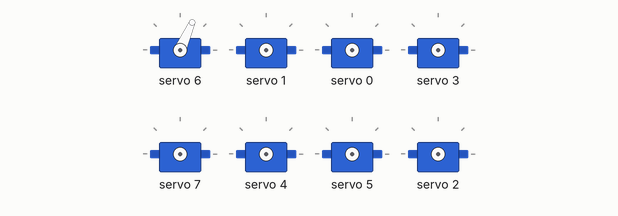
The sketch below on a simulated Arduino Uno, built with avr-gcc and run on an emulated ATmega328P. Parts: 8 × servo.

Above: at 0.05 s.
At 1.4 s:
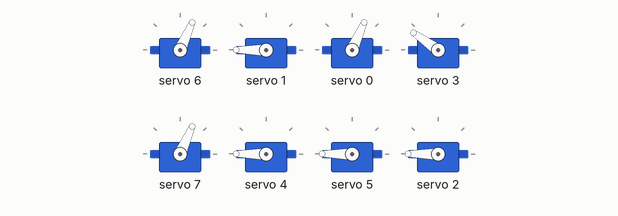
At 2.05 s:
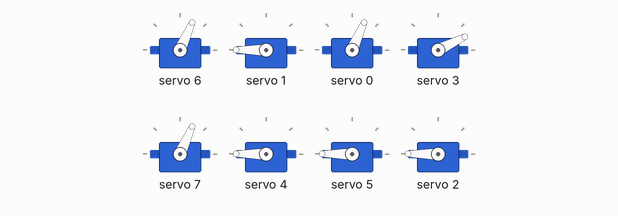
At 2.75 s:
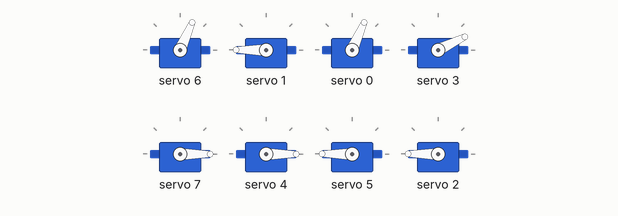
At 4.1 s:
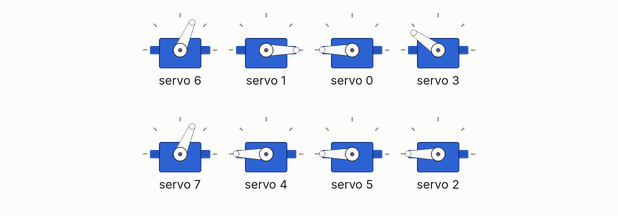
At 5.5 s:
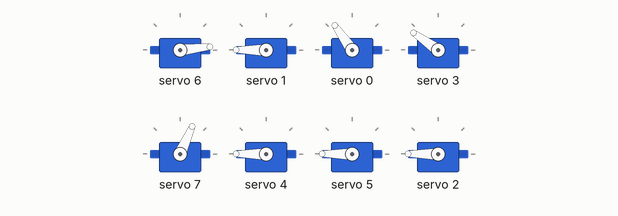
Timing chart, 0 to 7.2 s (numbered marks = the images above):
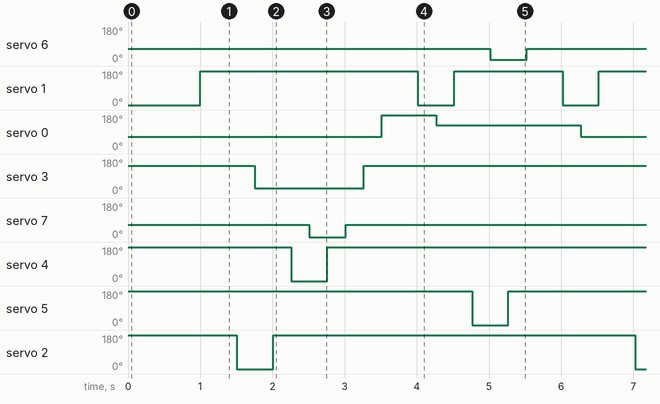

The sketch:

Turning.ino
```cpp
#include <Wire.h>
#include <Adafruit_PWMServoDriver.h>

Adafruit_PWMServoDriver pwm = Adafruit_PWMServoDriver();

#define SERVOMIN  100
#define SERVOMAX  600
void setup() {
  Serial.begin(9600);
  pwm.begin();
  pwm.setPWMFreq(60);
  //delay(10);
}
void turn_right()
{
  pwm.setPWM(4, 0, 100);
  delay(1000);
  pwm.setPWM(7, 0, 600);
  delay(1000);
  pwm.setPWM(4, 0, 600);
  delay(2000);
  /***********/
  pwm.setPWM(5, 0, 100);
  delay(1000);
  pwm.setPWM(6, 0, 600);
  delay(1000);
  pwm.setPWM(5, 0, 600);
  delay(2000);

}

void try_turn1()
{
  pwm.setPWM(1, 0, 100);
  delay(250);
  pwm.setPWM(0, 0, 300);
  delay(250);
  pwm.setPWM(1, 0, 600);
  delay(250);
  pwm.setPWM(3, 0, 500);
  pwm.setPWM(7, 0, 300);
  //pwm.setPWM(6, 0, 300);
  pwm.setPWM(4, 0, 600);
  pwm.setPWM(5, 0, 600);


  pwm.setPWM(2, 0, 600);
  delay(250);
  pwm.setPWM(2, 0, 100);
  delay(250);
  pwm.setPWM(3, 0, 200);
  delay(250);
  pwm.setPWM(2, 0, 600);
  delay(250);
  pwm.setPWM(4, 0, 100);
  delay(250);
  pwm.setPWM(7, 0, 100);
  delay(250);
  pwm.setPWM(4, 0, 600);
  delay(250);
  pwm.setPWM(7, 0, 300);
  //delay(1000);
  delay(250);
  pwm.setPWM(3, 0, 500);
  delay(250);
  pwm.setPWM(0, 0, 600);
  delay(250);
  /* pwm.setPWM(1, 0, 100);
    delay(1000);
    pwm.setPWM(0, 0, 100);
    delay(1000);
    pwm.setPWM(1, 0, 600);
    delay(1000);*/

  //delay(1000);
  delay(250);
  pwm.setPWM(1, 0, 100);
  delay(250);
  pwm.setPWM(0, 0, 450);
  delay(250);
  pwm.setPWM(1, 0, 600);
  delay(250);

  pwm.setPWM(5, 0, 100);
  delay(250);
  pwm.setPWM(6, 0, 150);
  delay(250);
  pwm.setPWM(5, 0, 600);
  delay(250);

}

void try_turn2()
{
  pwm.setPWM(4, 0, 600);
 pwm.setPWM(7, 0, 350);
  pwm.setPWM(0, 0, 300);
  pwm.setPWM(2, 0, 600);
  pwm.setPWM(6, 0, 150);
  pwm.setPWM(2, 0, 100);
  delay(1000);
  pwm.setPWM(3, 0, 500);
  delay(1000);
  pwm.setPWM(2, 0, 600);
  delay(1000);
  pwm.setPWM(7, 0, 300);
  pwm.setPWM(5, 0, 600);
  pwm.setPWM(1, 0, 600);
  delay(1000);
  pwm.setPWM(1, 0, 100);
  delay(1000);
  pwm.setPWM(0, 0, 500);
  delay(1000);
  pwm.setPWM(1, 0, 600);
  delay(1000);
  pwm.setPWM(5, 0, 100);
  delay(1000);
  pwm.setPWM(6, 0, 350);
  delay(1000);
  pwm.setPWM(5, 0, 600);
  delay(1000);
  pwm.setPWM(6, 0, 200);
  delay(1000);
  pwm.setPWM(1, 0, 100);
  delay(1000);
  pwm.setPWM(0, 0, 600);
  delay(1000);
  pwm.setPWM(1, 0, 600);
  delay(1000);
  pwm.setPWM(0, 0, 300);
  pwm.setPWM(3, 0, 150);
  delay(1000);
  pwm.setPWM(4, 0, 100);
  delay(1000);
  pwm.setPWM(7, 0, 500);
  delay(1000);
  pwm.setPWM(4, 0, 600);
  delay(1000);
  pwm.setPWM(7, 0, 200);
  delay(1000);

}

void loop()
{pwm.setPWM(6, 0, 300);
  /*pwm.setPWM(4, 0, 600);
    pwm.setPWM(5, 0, 600);
    pwm.setPWM(2, 0, 600);
    pwm.setPWM(1, 0, 600);
    pwm.setPWM(3, 0, 300);
    pwm.setPWM(0, 0, 300);
    pwm.setPWM(6, 0, 300);
    pwm.setPWM(7, 0, 300);*/
  delay(500);
  try_turn1();
  //delay(5000);
}
```

Measured:
- by itself, servo 6: alternates 66° for 5.0 s and 6° for 0.50 s
- by itself, servo 1: repeats every 5.5 s: 0° 0.50 s, 180° 1.5 s, 0° 0.50 s, 180° 3.0 s
- by itself, servo 0: repeats every 5.5 s: 125° 2.0 s, 66° 2.8 s, 180° 0.75 s
- by itself, servo 3: alternates 145° for 4.0 s and 26° for 1.5 s
- by itself, servo 7: alternates 66° for 5.0 s and 0° for 0.50 s
- by itself, servo 4, servo 5, servo 2: alternates 180° for 5.0 s and 0° for 0.50 s
